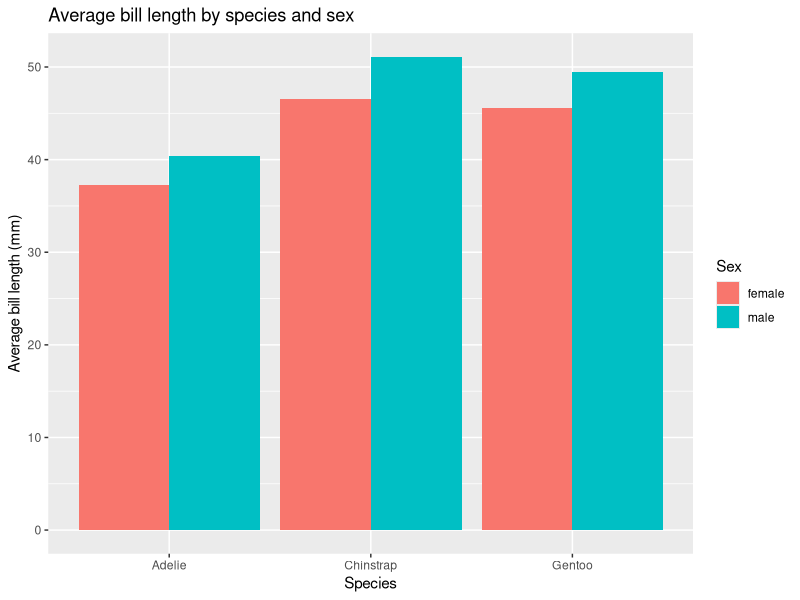

Reproduce this figure in R.
## ---- chunk 1
#| message: false
#| warning: false
library(tidyverse)
library(palmerpenguins)
## ---- chunk 2
missing_values <- penguins |>
  summarise(across(everything(), ~ sum(is.na(.x)))) |>
  pivot_longer(everything(), names_to = "variable", values_to = "n_missing")

missing_values
## ---- chunk 3
missing_sex <- penguins |>
  count(species, missing = is.na(sex)) |>
  group_by(species) |>
  mutate(total = sum(n),
         percent = round(n / sum(n) * 100, 1)) |>
  ungroup() |>
  filter(missing)     

missing_sex
## ---- chunk 4
#| message: false
#| warning: false
mean_bill_length_mm <- penguins |>
    drop_na() |>
  group_by(species, sex) |>
  summarise(average_bill_length = mean(bill_length_mm))
## ---- chunk 5
#| label: fig-penguin-bill-length
#| fig-cap: "Average Bill Length by Sex and Species"
#| 
mean_bill_length_mm |>
  ggplot(aes(x = species, y = average_bill_length, fill = sex)) +
  geom_col(position = "dodge") +
  labs(
    title = "Average bill length by species and sex",
    x = "Species",
    y = "Average bill length (mm)",
    fill = "Sex"
  )
